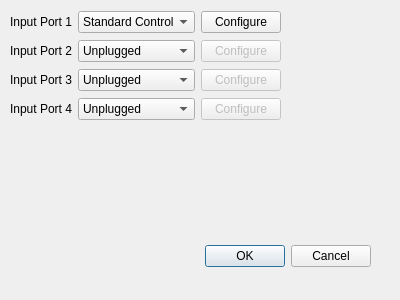
<?xml version="1.0" encoding="UTF-8"?>
<ui version="4.0">
 <class>DialogInput</class>
 <widget class="QDialog" name="DialogInput">
  <property name="geometry">
   <rect>
    <x>0</x>
    <y>0</y>
    <width>400</width>
    <height>300</height>
   </rect>
  </property>
  <property name="sizePolicy">
   <sizepolicy hsizetype="Fixed" vsizetype="Fixed">
    <horstretch>0</horstretch>
    <verstretch>0</verstretch>
   </sizepolicy>
  </property>
  <property name="minimumSize">
   <size>
    <width>400</width>
    <height>300</height>
   </size>
  </property>
  <property name="maximumSize">
   <size>
    <width>400</width>
    <height>300</height>
   </size>
  </property>
  <property name="windowTitle">
   <string>Configure Input</string>
  </property>
  <widget class="QDialogButtonBox" name="buttonBox">
   <property name="geometry">
    <rect>
     <x>30</x>
     <y>240</y>
     <width>341</width>
     <height>32</height>
    </rect>
   </property>
   <property name="orientation">
    <enum>Qt::Horizontal</enum>
   </property>
   <property name="standardButtons">
    <set>QDialogButtonBox::Cancel|QDialogButtonBox::Ok</set>
   </property>
  </widget>
  <widget class="QWidget" name="formLayoutWidget">
   <property name="geometry">
    <rect>
     <x>10</x>
     <y>10</y>
     <width>271</width>
     <height>112</height>
    </rect>
   </property>
   <layout class="QGridLayout" name="gridLayout" columnstretch="0,1,0">
    <item row="3" column="1">
     <widget class="QComboBox" name="comboBox_4">
      <item>
       <property name="text">
        <string>Unplugged</string>
       </property>
      </item>
      <item>
       <property name="text">
        <string>Standard Controller</string>
       </property>
      </item>
      <item>
       <property name="text">
        <string>Extended Controller</string>
       </property>
      </item>
     </widget>
    </item>
    <item row="0" column="0">
     <widget class="QLabel" name="label">
      <property name="text">
       <string>Input Port 1</string>
      </property>
     </widget>
    </item>
    <item row="2" column="0">
     <widget class="QLabel" name="label_3">
      <property name="text">
       <string>Input Port 3</string>
      </property>
     </widget>
    </item>
    <item row="3" column="0">
     <widget class="QLabel" name="label_4">
      <property name="text">
       <string>Input Port 4</string>
      </property>
     </widget>
    </item>
    <item row="1" column="1">
     <widget class="QComboBox" name="comboBox_2">
      <item>
       <property name="text">
        <string>Unplugged</string>
       </property>
      </item>
      <item>
       <property name="text">
        <string>Standard Controller</string>
       </property>
      </item>
      <item>
       <property name="text">
        <string>Extended Controller</string>
       </property>
      </item>
     </widget>
    </item>
    <item row="2" column="1">
     <widget class="QComboBox" name="comboBox_3">
      <item>
       <property name="text">
        <string>Unplugged</string>
       </property>
      </item>
      <item>
       <property name="text">
        <string>Standard Controller</string>
       </property>
      </item>
      <item>
       <property name="text">
        <string>Extended Controller</string>
       </property>
      </item>
     </widget>
    </item>
    <item row="1" column="0">
     <widget class="QLabel" name="label_2">
      <property name="text">
       <string>Input Port 2</string>
      </property>
     </widget>
    </item>
    <item row="0" column="1">
     <widget class="QComboBox" name="comboBox">
      <property name="currentIndex">
       <number>1</number>
      </property>
      <item>
       <property name="text">
        <string>Unplugged</string>
       </property>
      </item>
      <item>
       <property name="text">
        <string>Standard Controller</string>
       </property>
      </item>
      <item>
       <property name="text">
        <string>Extended Controller</string>
       </property>
      </item>
     </widget>
    </item>
    <item row="0" column="2">
     <widget class="QPushButton" name="pushButton">
      <property name="text">
       <string>Configure</string>
      </property>
     </widget>
    </item>
    <item row="1" column="2">
     <widget class="QPushButton" name="pushButton_2">
      <property name="enabled">
       <bool>false</bool>
      </property>
      <property name="text">
       <string>Configure</string>
      </property>
     </widget>
    </item>
    <item row="2" column="2">
     <widget class="QPushButton" name="pushButton_3">
      <property name="enabled">
       <bool>false</bool>
      </property>
      <property name="text">
       <string>Configure</string>
      </property>
     </widget>
    </item>
    <item row="3" column="2">
     <widget class="QPushButton" name="pushButton_4">
      <property name="enabled">
       <bool>false</bool>
      </property>
      <property name="text">
       <string>Configure</string>
      </property>
     </widget>
    </item>
   </layout>
  </widget>
 </widget>
 <resources/>
 <connections>
  <connection>
   <sender>buttonBox</sender>
   <signal>accepted()</signal>
   <receiver>DialogInput</receiver>
   <slot>accept()</slot>
   <hints>
    <hint type="sourcelabel">
     <x>248</x>
     <y>254</y>
    </hint>
    <hint type="destinationlabel">
     <x>157</x>
     <y>274</y>
    </hint>
   </hints>
  </connection>
  <connection>
   <sender>buttonBox</sender>
   <signal>rejected()</signal>
   <receiver>DialogInput</receiver>
   <slot>reject()</slot>
   <hints>
    <hint type="sourcelabel">
     <x>316</x>
     <y>260</y>
    </hint>
    <hint type="destinationlabel">
     <x>286</x>
     <y>274</y>
    </hint>
   </hints>
  </connection>
 </connections>
</ui>
